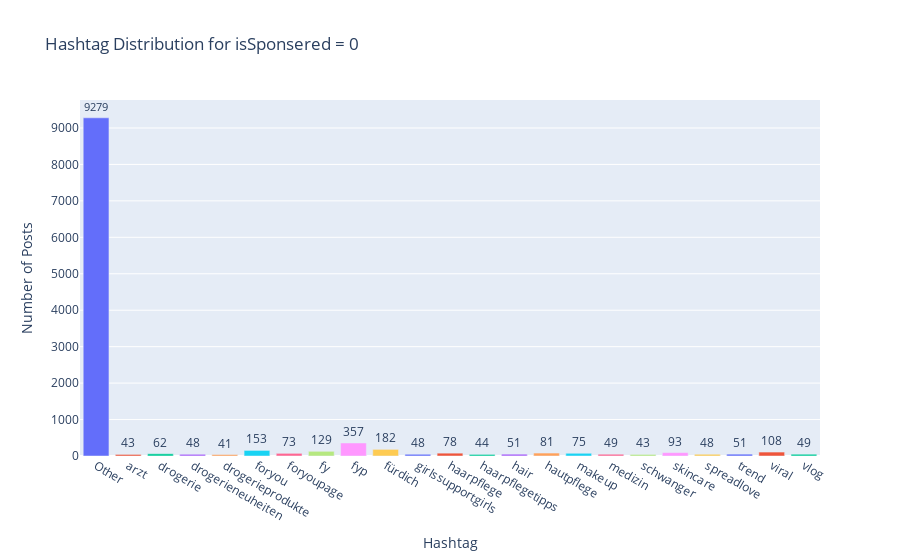
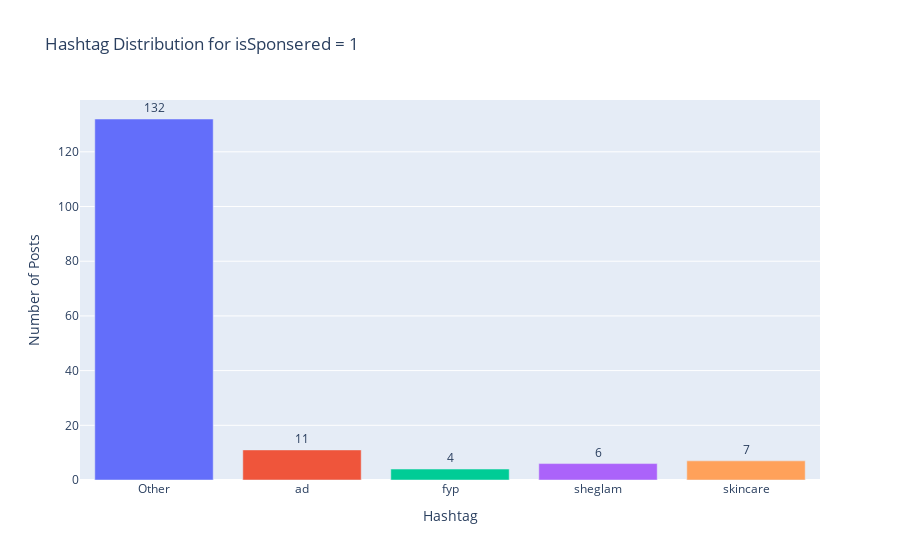

Notebook code cell kept with these figures, in order:
### Code cell
import plotly.express as px

df_sponsored_0 = df[df['isSponsored'] == 0]
df_sponsored_1 = df[df['isSponsored'] == 1]
def group_hashtags(df, threshold, label):
    hashtag_counts = df['hashtag_name'].value_counts().reset_index()
    hashtag_counts.columns = ['hashtag_name', 'count']
    hashtag_counts['hashtag_name'] = hashtag_counts.apply(
        lambda row: label if row['count'] < threshold else row['hashtag_name'],
        axis=1
    )
    hashtag_counts_grouped = hashtag_counts.groupby('hashtag_name').sum().reset_index()
    return hashtag_counts_grouped

df_sponsored_0_grouped = group_hashtags(df_sponsored_0,40 , 'Other')
df_sponsored_1_grouped = group_hashtags(df_sponsored_1, 3, 'Other')

fig_0 = px.bar(
    df_sponsored_0_grouped,
    x='hashtag_name',
    y='count',
    text='count',
    title='Hashtag Distribution for isSponsered = 0',
    labels={'hashtag_name': 'Hashtag', 'count': 'Count'},
    color='hashtag_name'
)
fig_0.update_traces(textposition='outside')
fig_0.update_layout(xaxis_title='Hashtag', yaxis_title='Number of Posts', showlegend=False)
fig_1 = px.bar(
    df_sponsored_1_grouped,
    x='hashtag_name',
    y='count',
    text='count',
    title='Hashtag Distribution for isSponsered = 1',
    labels={'hashtag_name': 'Hashtag', 'count': 'Count'},
    color='hashtag_name'
)
fig_1.update_traces(textposition='outside')
fig_1.update_layout(xaxis_title='Hashtag', yaxis_title='Number of Posts', showlegend=False)
fig_0.show()
fig_1.show()

### Figure 1 — Plotly figure (JSON) as saved in the notebook; plotly's stock layout.template omitted (floating-point values rounded to 4 significant figures)
{"data": [{"hovertemplate": "Hashtag=%{x}<br>Count=%{text}<extra></extra>", "legendgroup": "Other", "marker": {"color": "#636efa", "pattern": {"shape": ""}}, "name": "Other", "orientation": "v", "showlegend": true, "text": [9279.0], "textposition": "outside", "type": "bar", "x": ["Other"], "xaxis": "x", "y": [9279], "yaxis": "y"}, {"hovertemplate": "Hashtag=%{x}<br>Count=%{text}<extra></extra>", "legendgroup": "arzt", "marker": {"color": "#EF553B", "pattern": {"shape": ""}}, "name": "arzt", "orientation": "v", "showlegend": true, "text": [43.0], "textposition": "outside", "type": "bar", "x": ["arzt"], "xaxis": "x", "y": [43], "yaxis": "y"}, {"hovertemplate": "Hashtag=%{x}<br>Count=%{text}<extra></extra>", "legendgroup": "drogerie", "marker": {"color": "#00cc96", "pattern": {"shape": ""}}, "name": "drogerie", "orientation": "v", "showlegend": true, "text": [62.0], "textposition": "outside", "type": "bar", "x": ["drogerie"], "xaxis": "x", "y": [62], "yaxis": "y"}, {"hovertemplate": "Hashtag=%{x}<br>Count=%{text}<extra></extra>", "legendgroup": "drogerieneuheiten", "marker": {"color": "#ab63fa", "pattern": {"shape": ""}}, "name": "drogerieneuheiten", "orientation": "v", "showlegend": true, "text": [48.0], "textposition": "outside", "type": "bar", "x": ["drogerieneuheiten"], "xaxis": "x", "y": [48], "yaxis": "y"}, {"hovertemplate": "Hashtag=%{x}<br>Count=%{text}<extra></extra>", "legendgroup": "drogerieprodukte", "marker": {"color": "#FFA15A", "pattern": {"shape": ""}}, "name": "drogerieprodukte", "orientation": "v", "showlegend": true, "text": [41.0], "textposition": "outside", "type": "bar", "x": ["drogerieprodukte"], "xaxis": "x", "y": [41], "yaxis": "y"}, {"hovertemplate": "Hashtag=%{x}<br>Count=%{text}<extra></extra>", "legendgroup": "foryou", "marker": {"color": "#19d3f3", "pattern": {"shape": ""}}, "name": "foryou", "orientation": "v", "showlegend": true, "text": [153.0], "textposition": "outside", "type": "bar", "x": ["foryou"], "xaxis": "x", "y": [153], "yaxis": "y"}, {"hovertemplate": "Hashtag=%{x}<br>Count=%{text}<extra></extra>", "legendgroup": "foryoupage", "marker": {"color": "#FF6692", "pattern": {"shape": ""}}, "name": "foryoupage", "orientation": "v", "showlegend": true, "text": [73.0], "textposition": "outside", "type": "bar", "x": ["foryoupage"], "xaxis": "x", "y": [73], "yaxis": "y"}, {"hovertemplate": "Hashtag=%{x}<br>Count=%{text}<extra></extra>", "legendgroup": "fy", "marker": {"color": "#B6E880", "pattern": {"shape": ""}}, "name": "fy", "orientation": "v", "showlegend": true, "text": [129.0], "textposition": "outside", "type": "bar", "x": ["fy"], "xaxis": "x", "y": [129], "yaxis": "y"}, {"hovertemplate": "Hashtag=%{x}<br>Count=%{text}<extra></extra>", "legendgroup": "fyp", "marker": {"color": "#FF97FF", "pattern": {"shape": ""}}, "name": "fyp", "orientation": "v", "showlegend": true, "text": [357.0], "textposition": "outside", "type": "bar", "x": ["fyp"], "xaxis": "x", "y": [357], "yaxis": "y"}, {"hovertemplate": "Hashtag=%{x}<br>Count=%{text}<extra></extra>", "legendgroup": "fürdich", "marker": {"color": "#FECB52", "pattern": {"shape": ""}}, "name": "fürdich", "orientation": "v", "showlegend": true, "text": [182.0], "textposition": "outside", "type": "bar", "x": ["fürdich"], "xaxis": "x", "y": [182], "yaxis": "y"}, {"hovertemplate": "Hashtag=%{x}<br>Count=%{text}<extra></extra>", "legendgroup": "girlssupportgirls", "marker": {"color": "#636efa", "pattern": {"shape": ""}}, "name": "girlssupportgirls", "orientation": "v", "showlegend": true, "text": [48.0], "textposition": "outside", "type": "bar", "x": ["girlssupportgirls"], "xaxis": "x", "y": [48], "yaxis": "y"}, {"hovertemplate": "Hashtag=%{x}<br>Count=%{text}<extra></extra>", "legendgroup": "haarpflege", "marker": {"color": "#EF553B", "pattern": {"shape": ""}}, "name": "haarpflege", "orientation": "v", "showlegend": true, "text": [78.0], "textposition": "outside", "type": "bar", "x": ["haarpflege"], "xaxis": "x", "y": [78], "yaxis": "y"}, {"hovertemplate": "Hashtag=%{x}<br>Count=%{text}<extra></extra>", "legendgroup": "haarpflegetipps", "marker": {"color": "#00cc96", "pattern": {"shape": ""}}, "name": "haarpflegetipps", "orientation": "v", "showlegend": true, "text": [44.0], "textposition": "outside", "type": "bar", "x": ["haarpflegetipps"], "xaxis": "x", "y": [44], "yaxis": "y"}, {"hovertemplate": "Hashtag=%{x}<br>Count=%{text}<extra></extra>", "legendgroup": "hair", "marker": {"color": "#ab63fa", "pattern": {"shape": ""}}, "name": "hair", "orientation": "v", "showlegend": true, "text": [51.0], "textposition": "outside", "type": "bar", "x": ["hair"], "xaxis": "x", "y": [51], "yaxis": "y"}, {"hovertemplate": "Hashtag=%{x}<br>Count=%{text}<extra></extra>", "legendgroup": "hautpflege", "marker": {"color": "#FFA15A", "pattern": {"shape": ""}}, "name": "hautpflege", "orientation": "v", "showlegend": true, "text": [81.0], "textposition": "outside", "type": "bar", "x": ["hautpflege"], "xaxis": "x", "y": [81], "yaxis": "y"}, {"hovertemplate": "Hashtag=%{x}<br>Count=%{text}<extra></extra>", "legendgroup": "makeup", "marker": {"color": "#19d3f3", "pattern": {"shape": ""}}, "name": "makeup", "orientation": "v", "showlegend": true, "text": [75.0], "textposition": "outside", "type": "bar", "x": ["makeup"], "xaxis": "x", "y": [75], "yaxis": "y"}, {"hovertemplate": "Hashtag=%{x}<br>Count=%{text}<extra></extra>", "legendgroup": "medizin", "marker": {"color": "#FF6692", "pattern": {"shape": ""}}, "name": "medizin", "orientation": "v", "showlegend": true, "text": [49.0], "textposition": "outside", "type": "bar", "x": ["medizin"], "xaxis": "x", "y": [49], "yaxis": "y"}, {"hovertemplate": "Hashtag=%{x}<br>Count=%{text}<extra></extra>", "legendgroup": "schwanger", "marker": {"color": "#B6E880", "pattern": {"shape": ""}}, "name": "schwanger", "orientation": "v", "showlegend": true, "text": [43.0], "textposition": "outside", "type": "bar", "x": ["schwanger"], "xaxis": "x", "y": [43], "yaxis": "y"}, {"hovertemplate": "Hashtag=%{x}<br>Count=%{text}<extra></extra>", "legendgroup": "skincare", "marker": {"color": "#FF97FF", "pattern": {"shape": ""}}, "name": "skincare", "orientation": "v", "showlegend": true, "text": [93.0], "textposition": "outside", "type": "bar", "x": ["skincare"], "xaxis": "x", "y": [93], "yaxis": "y"}, {"hovertemplate": "Hashtag=%{x}<br>Count=%{text}<extra></extra>", "legendgroup": "spreadlove", "marker": {"color": "#FECB52", "pattern": {"shape": ""}}, "name": "spreadlove", "orientation": "v", "showlegend": true, "text": [48.0], "textposition": "outside", "type": "bar", "x": ["spreadlove"], "xaxis": "x", "y": [48], "yaxis": "y"}, {"hovertemplate": "Hashtag=%{x}<br>Count=%{text}<extra></extra>", "legendgroup": "trend", "marker": {"color": "#636efa", "pattern": {"shape": ""}}, "name": "trend", "orientation": "v", "showlegend": true, "text": [51.0], "textposition": "outside", "type": "bar", "x": ["trend"], "xaxis": "x", "y": [51], "yaxis": "y"}, {"hovertemplate": "Hashtag=%{x}<br>Count=%{text}<extra></extra>", "legendgroup": "viral", "marker": {"color": "#EF553B", "pattern": {"shape": ""}}, "name": "viral", "orientation": "v", "showlegend": true, "text": [108.0], "textposition": "outside", "type": "bar", "x": ["viral"], "xaxis": "x", "y": [108], "yaxis": "y"}, {"hovertemplate": "Hashtag=%{x}<br>Count=%{text}<extra></extra>", "legendgroup": "vlog", "marker": {"color": "#00cc96", "pattern": {"shape": ""}}, "name": "vlog", "orientation": "v", "showlegend": true, "text": [49.0], "textposition": "outside", "type": "bar", "x": ["vlog"], "xaxis": "x", "y": [49], "yaxis": "y"}], "layout": {"barmode": "relative", "legend": {"title": {"text": "Hashtag"}, "tracegroupgap": 0}, "showlegend": false, "title": {"text": "Hashtag Distribution for isSponsered = 0"}, "xaxis": {"anchor": "y", "categoryarray": ["Other", "arzt", "drogerie", "drogerieneuheiten", "drogerieprodukte", "foryou", "foryoupage", "fy", "fyp", "fürdich", "girlssupportgirls", "haarpflege", "haarpflegetipps", "hair", "hautpflege", "makeup", "medizin", "schwanger", "skincare", "spreadlove", "trend", "viral", "vlog"], "categoryorder": "array", "domain": [0, 1], "title": {"text": "Hashtag"}}, "yaxis": {"anchor": "x", "domain": [0, 1], "title": {"text": "Number of Posts"}}}}

### Figure 2 — Plotly figure (JSON) as saved in the notebook; plotly's stock layout.template omitted (floating-point values rounded to 4 significant figures)
{"data": [{"hovertemplate": "Hashtag=%{x}<br>Count=%{text}<extra></extra>", "legendgroup": "Other", "marker": {"color": "#636efa", "pattern": {"shape": ""}}, "name": "Other", "orientation": "v", "showlegend": true, "text": [132.0], "textposition": "outside", "type": "bar", "x": ["Other"], "xaxis": "x", "y": [132], "yaxis": "y"}, {"hovertemplate": "Hashtag=%{x}<br>Count=%{text}<extra></extra>", "legendgroup": "ad", "marker": {"color": "#EF553B", "pattern": {"shape": ""}}, "name": "ad", "orientation": "v", "showlegend": true, "text": [11.0], "textposition": "outside", "type": "bar", "x": ["ad"], "xaxis": "x", "y": [11], "yaxis": "y"}, {"hovertemplate": "Hashtag=%{x}<br>Count=%{text}<extra></extra>", "legendgroup": "fyp", "marker": {"color": "#00cc96", "pattern": {"shape": ""}}, "name": "fyp", "orientation": "v", "showlegend": true, "text": [4.0], "textposition": "outside", "type": "bar", "x": ["fyp"], "xaxis": "x", "y": [4], "yaxis": "y"}, {"hovertemplate": "Hashtag=%{x}<br>Count=%{text}<extra></extra>", "legendgroup": "sheglam", "marker": {"color": "#ab63fa", "pattern": {"shape": ""}}, "name": "sheglam", "orientation": "v", "showlegend": true, "text": [6.0], "textposition": "outside", "type": "bar", "x": ["sheglam"], "xaxis": "x", "y": [6], "yaxis": "y"}, {"hovertemplate": "Hashtag=%{x}<br>Count=%{text}<extra></extra>", "legendgroup": "skincare", "marker": {"color": "#FFA15A", "pattern": {"shape": ""}}, "name": "skincare", "orientation": "v", "showlegend": true, "text": [7.0], "textposition": "outside", "type": "bar", "x": ["skincare"], "xaxis": "x", "y": [7], "yaxis": "y"}], "layout": {"barmode": "relative", "legend": {"title": {"text": "Hashtag"}, "tracegroupgap": 0}, "showlegend": false, "title": {"text": "Hashtag Distribution for isSponsered = 1"}, "xaxis": {"anchor": "y", "categoryarray": ["Other", "ad", "fyp", "sheglam", "skincare"], "categoryorder": "array", "domain": [0, 1], "title": {"text": "Hashtag"}}, "yaxis": {"anchor": "x", "domain": [0, 1], "title": {"text": "Number of Posts"}}}}
